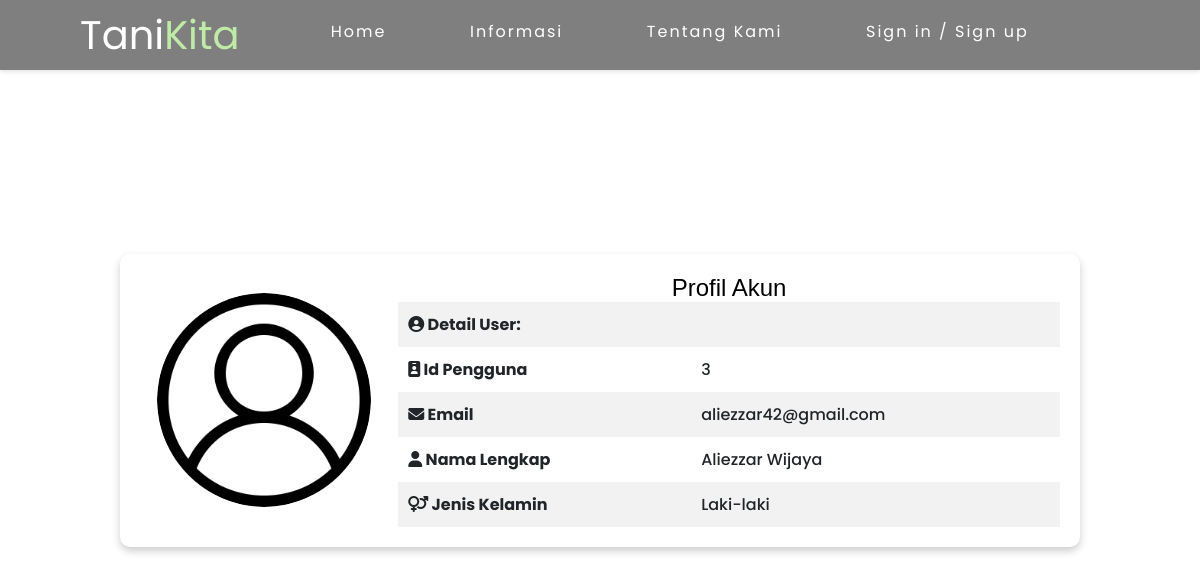
The page /pages/profil-user/index.php?uid=3 on the database its author committed.
### tables this page shows
CREATE TABLE `users` (
  `UserID` int(11) NOT NULL,
  `username` varchar(50) DEFAULT NULL,
  `password` varchar(100) DEFAULT NULL,
  `email` varchar(50) DEFAULT NULL,
  `profile_picture` varchar(1024) DEFAULT 'default.png',
  `jenis_kelamin` varchar(16) DEFAULT NULL,
  `role` tinyint(1) DEFAULT 0,
  `created_at` datetime DEFAULT curtime()
);

### pages/profil-user/index.php (the view, shortened to what this page needs)
<?php
include_once '../../components/connection.php';
$uid = isset($_GET['uid']) ? $_GET['uid'] : $_SESSION['UserID'];
$query = $conn->prepare("SELECT * FROM users WHERE UserID = ? LIMIT 1;");
$query->bind_param("i", $uid);
$query->execute();
$result = $query->get_result();
$user = $result->fetch_assoc();
?>
<!DOCTYPE html>
<html lang="en">
<head>
    <link rel="stylesheet" href="css/style.css">
    <link rel="stylesheet" href="css/responsive.css">
    <link rel="stylesheet" href="https://cdnjs.cloudflare.com/ajax/libs/font-awesome/6.7.1/css/all.min.css"
 />
</head>
<body class="profile_page">
    <?php include '../../components/navbar.php';
    $UserID = $_SESSION['UserID']; ?>
    <section class="container-profile">
        <?php if ($user) {
            if ($uid == $UserID) { ?>
                <div class="profile-view1">
                    <div class="profilview-sebelah-kiri">
                        <div class="img">
                            <?php if ($user['profile_picture'] != null) { ?>
                                <img id="image" src="../../img/profile/<?= $user['profile_picture']; ?>" alt="Profile Picture" class="profile-picture-edit">
                            <?php } else { ?>
                                <img src="../../img/profile/default.png" alt="Profile Picture" class="profile-picture-view"> >
                            <?php } ?>
                        </div>
                        <div class="btn-edit">
                            <a href="edit_profil.php" class="cta">
                                <button class="button" role="button">Edit Profil</button>
                            </a>
                        </div>
                    </div>
                    <div class="detail-profil">
                        <h2>Profil Akun</h2>
                        <table>
                            <tr>
                                <th><i class="fas fa-user-circle"></i> Detail User:</th>
                                <th></th>
                            </tr>
                            <tr>
                                <th><i class="fas fa-id-badge"></i> Id Pengguna</th>
                                <td><?= htmlspecialchars($user['UserID']); ?></td>
                            </tr>
                            <tr>
                                <th><i class="fas fa-envelope"></i> Email</th>
                                <td><?= htmlspecialchars($user['email']); ?></td>
                            </tr>
                            <tr>
                                <th><i class="fas fa-user"></i> Nama Lengkap</th>
                                <td><?= htmlspecialchars($user['username']); ?></td>
                            </tr>
                            <tr>
                                <th><i class="fas fa-venus-mars"></i> Jenis Kelamin</th>
                                <td><?php if ($user['jenis_kelamin'] == null) {
                                        echo htmlspecialchars('Undefined');
                                    } else {
                                        echo htmlspecialchars($user['jenis_kelamin']);
                                    } ?></td>
                            </tr>
                        </table>
                    </div>
                </div>
            <?php } elseif ($uid !== $UserID) { ?>
                <div class="profile-view2">
                    <div class="profilview-sebelah-kiri">
                        <div class="img">
                            <?php if ($user['profile_picture'] != null) { ?>
                                <img id="image" src="../../img/profile/<?= $user['profile_picture']; ?>" alt="Profile Picture" class="profile-picture-edit">
                            <?php } else { ?>
                                <img src="../../img/profile/default.png" alt="Profile Picture" class="profile-picture-view"> >
                            <?php } ?>
                        </div>
                    </div>
                    <div class="detail-profil">
                        <h2>Profil Akun</h2>
                        <table>
                            <tr>
                                <th><i class="fas fa-user-circle"></i> Detail User:</th>
                                <th></th>
                            </tr>
                            <tr>
                                <th><i class="fas fa-id-badge"></i> Id Pengguna</th>
                                <td><?= htmlspecialchars($user['UserID']); ?></td>
                            </tr>
                            <tr>
                                <th><i class="fas fa-envelope"></i> Email</th>
                                <td><?= htmlspecialchars($user['email']); ?></td>
                            </tr>
                            <tr>
                                <th><i class="fas fa-user"></i> Nama Lengkap</th>
                                <td><?= htmlspecialchars($user['username']); ?></td>
                            </tr>
                            <tr>
                                <th><i class="fas fa-venus-mars"></i> Jenis Kelamin</th>
                                <td><?php if ($user['jenis_kelamin'] == null) {
                                        echo htmlspecialchars('Undefined');
                                    } else {
                                        echo htmlspecialchars($user['jenis_kelamin']);
                                    } ?></td>
                            </tr>
                        </table>
                    </div>
                </div>
            <?php }
        } else { ?>
            <h2>User tidak ditemukan</h2>
        <?php } ?>
    </section>
</body>
</html>

### pages/profil-user/css/style.css (style rules this page uses)
:root { --primary: #c0eba6; --secondary: #fff; --text-color: hsl(225, 52%, 30%); --body-font: "Montserrat", sans-serif; --normal-font-size: 1rem; }
* { margin: 0; padding: 0; box-sizing: border-box; font-family: "poppins", sans-serif; font-weight: 400; font-style: normal; text-decoration: none; }
html { scrollbar-width: thin; scrollbar-color: rgba(0, 0, 0, 0.5) transparent; scroll-behavior: smooth; }
body { overflow-x: hidden; overflow-y: scroll; color: white; justify-content: center; align-items: center; min-height: 100vh; color: black; }
.container-profile { height: 100vh; display: flex; justify-content: center; align-items: center; }
.container-profile .profile-view2 { background: white; padding: 20px; border-radius: 10px; box-shadow: 0 4px 8px rgba(0, 0, 0, 0.2); width: 80vw; display: flex; justify-content: flex-end; gap: 10px; align-items: center; }
.container-profile .profile-view2 .profilview-sebelah-kiri { gap: 15px; width: 30%; display: flex; flex-direction: column; align-items: center; justify-content: center; height: 100%; }
.container-profile .profile-view2 .profilview-sebelah-kiri .img { width: 214px; height: 214px; }
.container-profile .profile-view2 .profilview-sebelah-kiri .img img { width: 100%; height: 100%; object-fit: cover; border-radius: 50%; opacity: 1; transition: opacity .2s ease-in-out; -webkit-transition: opacity .2s ease-in-out; -moz-transition: opacity .2s ease-in-out; -ms-transition: opacity .2s ease-in-out; -o-transition: opacity .2s ease-in-out; -webkit-border-radius: 50%; -moz-border-radius: 50%; -ms-border-radius: 50%; -o-border-radius: 50%; }
.container-profile .profile-view2 .detail-profil { width: 80%; }
.container-profile .profile-view2 .detail-profil h2 { text-align: center; color: black; font-family: "Montserrat", sans-serif; }
.container-profile .profile-view2 .detail-profil table { width: 100%; border-collapse: collapse; }
.container-profile .profile-view2 .detail-profil table th { color: #212529; font-weight: bold; padding: 10px; text-align: left; }
.container-profile .profile-view2 .detail-profil table td { color: #212529; font-weight: 500; padding: 10px; text-align: left; }
.container-profile .profile-view2 .detail-profil table tr:nth-child(even) { background-color: transparent; }
.container-profile .profile-view2 .detail-profil table tr:nth-child(odd) { background-color: rgba(0, 0, 0, 0.05); }

### css/navbar.css (style rules this page uses)
:root { --primary: #c0eba6; --secondary: #fff; --first-color: hsl(255 72%, 55%); --text-color: hsl(225, 52%, 30%); --body-color: linear-gradient(100deg, hsl(225, 75%, 92%), hsl(225, 78%, 78%)); --container-color: hsl(225, 75%, 97%); --body-font: "Montserrat", sans-serif; --normal-font-size: 1rem; }
body, button { font-family: var(--body-font); font-size: var(--normal-font-size); color: var(--text-color); }

### rows shown on the page
users: profile_picture (placeholder picture), UserID "3", email "aliezzar42@gmail.com", username "Aliezzar Wijaya", jenis_kelamin "Laki-laki"
